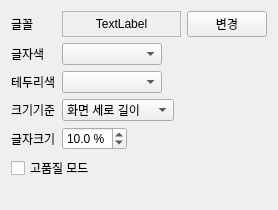
<ui version="4.0" >
 <class>Pref::Ui::OsdWidget</class>
 <widget class="QWidget" name="Pref::Ui::OsdWidget" >
  <property name="geometry" >
   <rect>
    <x>0</x>
    <y>0</y>
    <width>278</width>
    <height>210</height>
   </rect>
  </property>
  <property name="windowTitle" >
   <string>Form</string>
  </property>
  <layout class="QVBoxLayout" name="verticalLayout" >
   <item>
    <layout class="QFormLayout" name="formLayout" >
     <item row="0" column="0" >
      <widget class="QLabel" name="label" >
       <property name="text" >
        <string>글꼴</string>
       </property>
      </widget>
     </item>
     <item row="0" column="1" >
      <layout class="QHBoxLayout" name="horizontalLayout_5" >
       <item>
        <widget class="QLabel" name="font_label" >
         <property name="sizePolicy" >
          <sizepolicy vsizetype="Preferred" hsizetype="MinimumExpanding" >
           <horstretch>0</horstretch>
           <verstretch>0</verstretch>
          </sizepolicy>
         </property>
         <property name="minimumSize" >
          <size>
           <width>100</width>
           <height>0</height>
          </size>
         </property>
         <property name="frameShape" >
          <enum>QFrame::StyledPanel</enum>
         </property>
         <property name="frameShadow" >
          <enum>QFrame::Sunken</enum>
         </property>
         <property name="text" >
          <string>TextLabel</string>
         </property>
         <property name="alignment" >
          <set>Qt::AlignCenter</set>
         </property>
        </widget>
       </item>
       <item>
        <widget class="QPushButton" name="font_button" >
         <property name="text" >
          <string>변경</string>
         </property>
        </widget>
       </item>
      </layout>
     </item>
     <item row="1" column="0" >
      <widget class="QLabel" name="label_3" >
       <property name="text" >
        <string>글자색</string>
       </property>
      </widget>
     </item>
     <item row="1" column="1" >
      <layout class="QHBoxLayout" name="horizontalLayout_4" >
       <item>
        <widget class="QComboBox" name="text_color_combo" >
         <property name="minimumSize" >
          <size>
           <width>100</width>
           <height>0</height>
          </size>
         </property>
        </widget>
       </item>
       <item>
        <spacer name="horizontalSpacer_6" >
         <property name="orientation" >
          <enum>Qt::Horizontal</enum>
         </property>
         <property name="sizeHint" stdset="0" >
          <size>
           <width>0</width>
           <height>0</height>
          </size>
         </property>
        </spacer>
       </item>
      </layout>
     </item>
     <item row="2" column="0" >
      <widget class="QLabel" name="label_4" >
       <property name="text" >
        <string>테두리색</string>
       </property>
      </widget>
     </item>
     <item row="2" column="1" >
      <layout class="QHBoxLayout" name="horizontalLayout_3" >
       <item>
        <widget class="QComboBox" name="border_color_combo" >
         <property name="minimumSize" >
          <size>
           <width>100</width>
           <height>0</height>
          </size>
         </property>
        </widget>
       </item>
       <item>
        <spacer name="horizontalSpacer_7" >
         <property name="orientation" >
          <enum>Qt::Horizontal</enum>
         </property>
         <property name="sizeHint" stdset="0" >
          <size>
           <width>0</width>
           <height>0</height>
          </size>
         </property>
        </spacer>
       </item>
      </layout>
     </item>
     <item row="3" column="0" >
      <widget class="QLabel" name="label_8" >
       <property name="text" >
        <string>크기기준</string>
       </property>
      </widget>
     </item>
     <item row="3" column="1" >
      <layout class="QHBoxLayout" name="horizontalLayout_2" >
       <item>
        <widget class="QComboBox" name="scale_combo" >
         <property name="sizeAdjustPolicy" >
          <enum>QComboBox::AdjustToContents</enum>
         </property>
         <item>
          <property name="text" >
           <string>화면 세로 길이</string>
          </property>
         </item>
         <item>
          <property name="text" >
           <string>화면 가로 길이</string>
          </property>
         </item>
         <item>
          <property name="text" >
           <string>화면 대각선 길이</string>
          </property>
         </item>
        </widget>
       </item>
       <item>
        <spacer name="horizontalSpacer_3" >
         <property name="orientation" >
          <enum>Qt::Horizontal</enum>
         </property>
         <property name="sizeHint" stdset="0" >
          <size>
           <width>0</width>
           <height>0</height>
          </size>
         </property>
        </spacer>
       </item>
      </layout>
     </item>
     <item row="4" column="0" >
      <widget class="QLabel" name="label_7" >
       <property name="text" >
        <string>글자크기</string>
       </property>
      </widget>
     </item>
     <item row="4" column="1" >
      <layout class="QHBoxLayout" name="horizontalLayout" >
       <item>
        <widget class="QDoubleSpinBox" name="size_spin" >
         <property name="accelerated" >
          <bool>true</bool>
         </property>
         <property name="suffix" >
          <string> %</string>
         </property>
         <property name="decimals" >
          <number>1</number>
         </property>
         <property name="maximum" >
          <double>99.000000000000000</double>
         </property>
         <property name="singleStep" >
          <double>0.500000000000000</double>
         </property>
         <property name="value" >
          <double>10.000000000000000</double>
         </property>
        </widget>
       </item>
       <item>
        <spacer name="horizontalSpacer_4" >
         <property name="orientation" >
          <enum>Qt::Horizontal</enum>
         </property>
         <property name="sizeHint" stdset="0" >
          <size>
           <width>0</width>
           <height>0</height>
          </size>
         </property>
        </spacer>
       </item>
      </layout>
     </item>
    </layout>
   </item>
   <item>
    <widget class="QCheckBox" name="high_quality_check" >
     <property name="text" >
      <string>고품질 모드</string>
     </property>
    </widget>
   </item>
   <item>
    <spacer name="verticalSpacer" >
     <property name="orientation" >
      <enum>Qt::Vertical</enum>
     </property>
     <property name="sizeHint" stdset="0" >
      <size>
       <width>0</width>
       <height>0</height>
      </size>
     </property>
    </spacer>
   </item>
  </layout>
 </widget>
 <resources/>
 <connections/>
</ui>
